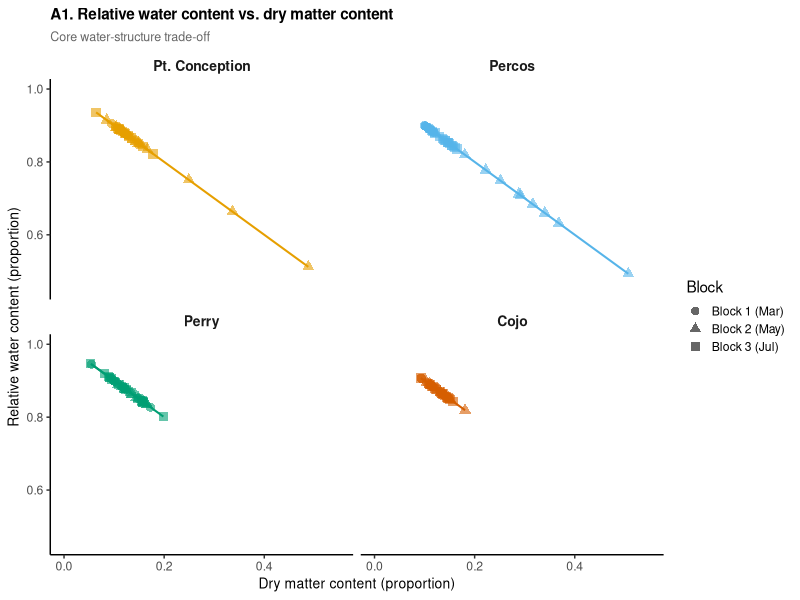
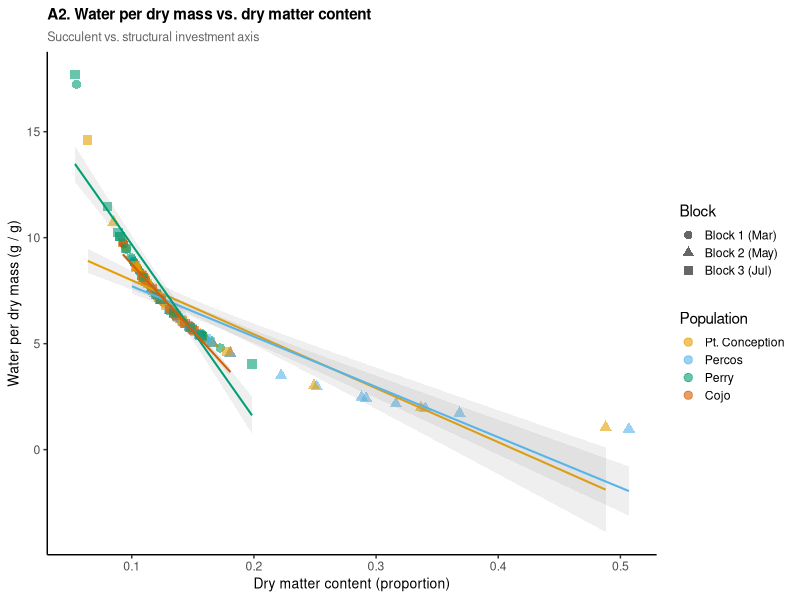
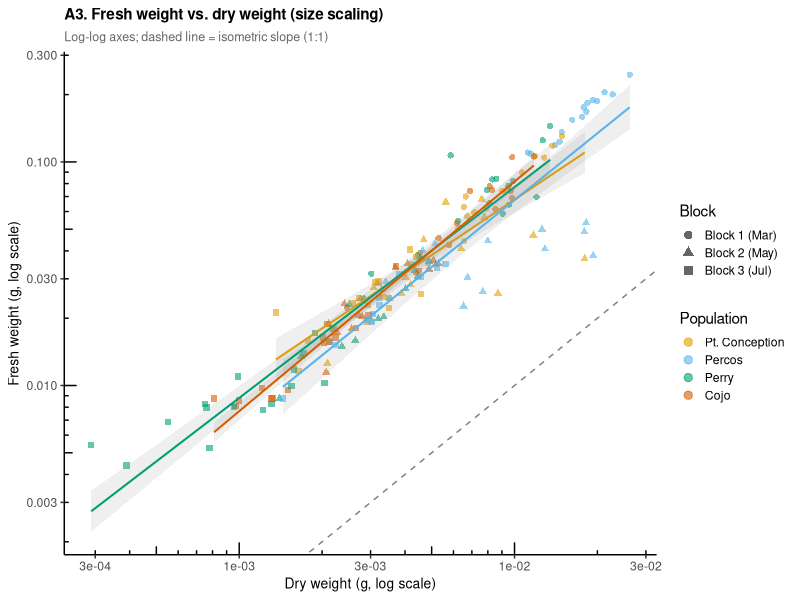
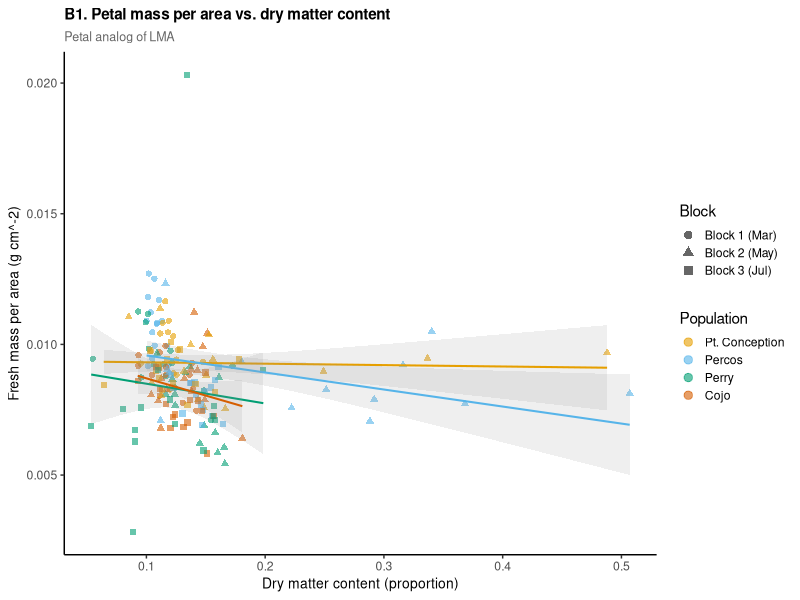
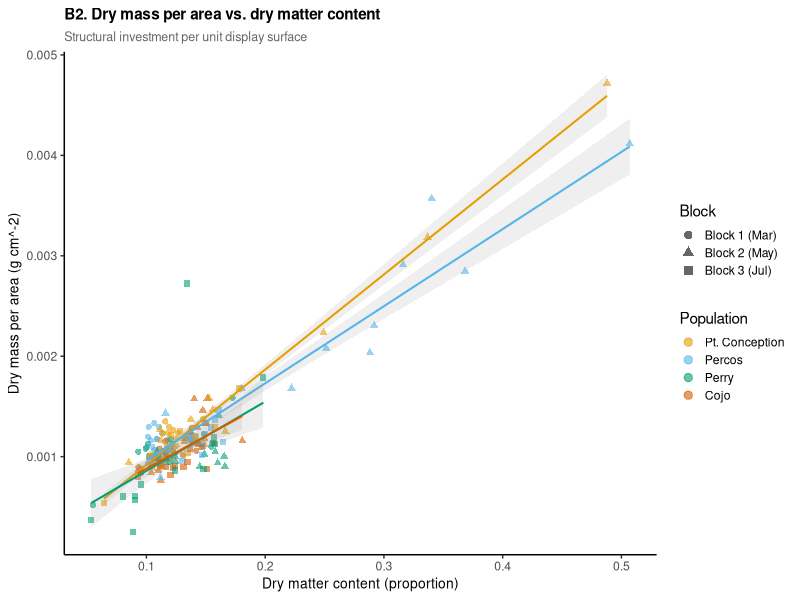
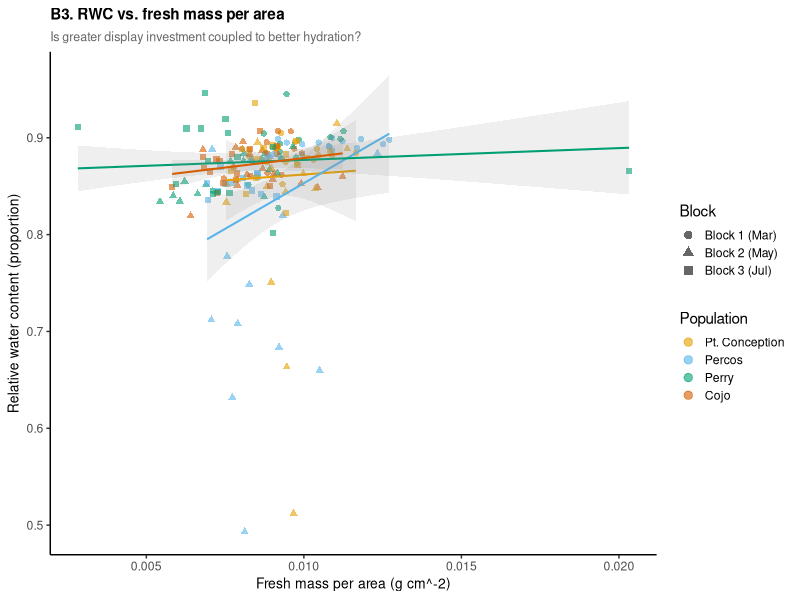
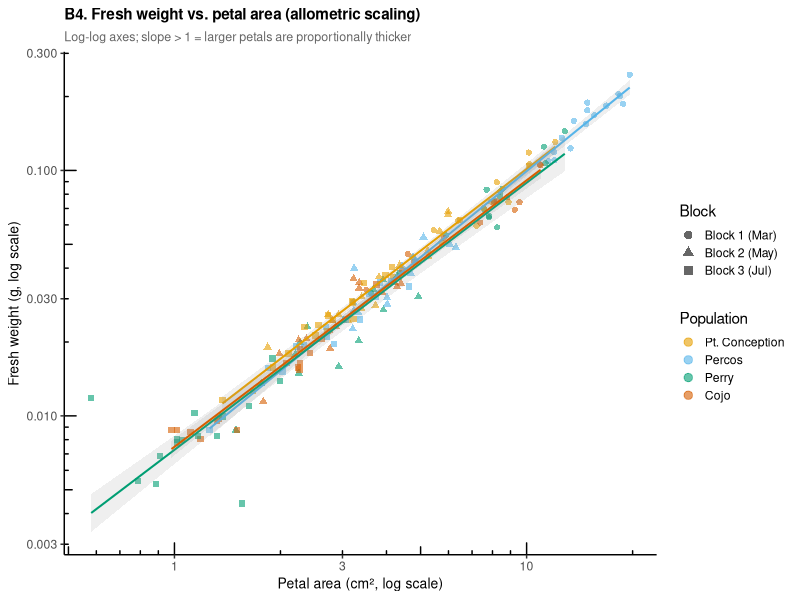
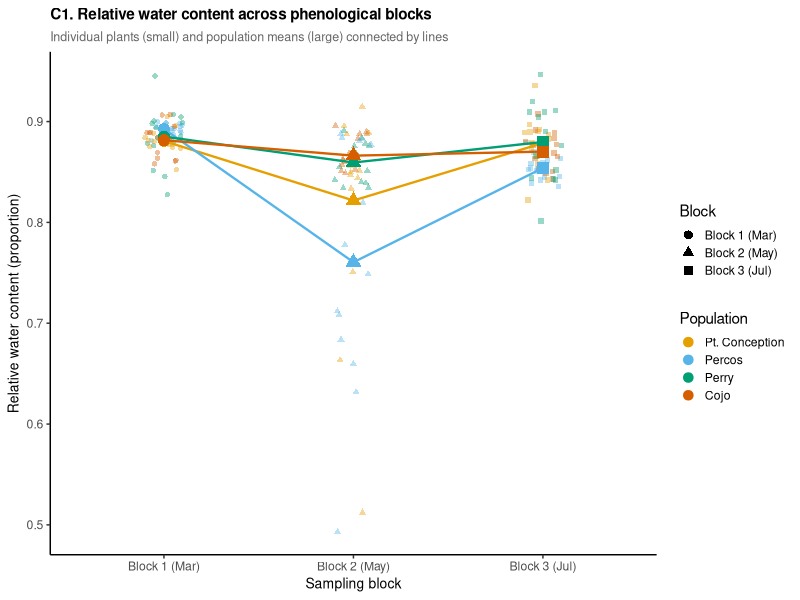

Recreate these plots in R, in order.
## ---- chunk 1
library(readr)
library(dplyr)
library(tidyr)
library(lubridate)
library(ggplot2)
## ---- chunk 2
# ------------------------------------------------------------
# DATA FILE
# Decision: use data/processed/petal_area_master.csv, the
# integrated weight + hand-area + segmented-area table (built by
# scripts/07-13), instead of the old raw petal_weight_2025.csv.
# Master carries one row per petal rather than one row per plant,
# because scripts/09-11 split out per-petal area measurements for
# the 4-petals-per-image buckets. We collapse back to one row per
# plant/date by keeping only "petal 1" -- the petal that was
# actually weighed. Where petal_number is blank on a "petal" row,
# that row predates the per-petal split and IS the one weighed
# petal for that plant, so it is identified as petal 1.
# Edge case: 2025-05-22 Cojo plant 1 has two such blank "petal"
# rows (scripts/12 couldn't tell them apart either -- see its
# "ambiguous, not guessed" skip logic), so both become
# petal_number 1 here. In practice this doesn't create a
# duplicate below: one of the two is missing dry_wgt and gets
# dropped by this chunk's own missing-data filter, leaving one.
# ------------------------------------------------------------
petal_master <- read_csv("../data/processed/petal_area_master.csv",
                         show_col_types = FALSE)

petal_raw <- petal_master |>
  mutate(petal_number = if_else(petal_flower == "petal" & is.na(petal_number),
                                1, petal_number)) |>
  filter(petal_flower != "petal" | petal_number == 1) |>
  rename(wet_wgt = wet_wgt_g, dry_wgt = dry_wgt_g)

# ------------------------------------------------------------
# AREA COLUMN
# Decision: assumed column name is "area_cm2". If your column
# is named differently (e.g. "petal_area"), change it here.
# All area-derived traits are computed only if this column
# exists; plots that need it are skipped silently if absent.
# ------------------------------------------------------------
area_col <- "area_cm2"
has_area <- area_col %in% names(petal_raw)

petal_data <- petal_raw |>
  # ----------------------------------------------------------
  # OUTLIER REMOVAL
  # Decision: retain the exclusion present in all three old
  # scripts. Cojo plant 1 block 1 was flagged; reason not
  # documented in scripts but consistent across all versions.
  # ----------------------------------------------------------
  filter(!(population == "Cojo" & plant == 1 & block == "1")) |>

  # ----------------------------------------------------------
  # RECORD TYPE FILTER
  # Decision: keep petals only. The raw file contains both
  # petal and whole-flower records; mixing them would corrupt
  # weight-based trait calculations.
  # ----------------------------------------------------------
  filter(petal_flower == "petal") |>

  # ----------------------------------------------------------
  # TYPE COERCION
  # Decision: coerce date, block, population, and weights
  # explicitly rather than relying on read_csv inference.
  # Block is a factor so ggplot shape mapping works cleanly.
  # petal_area_master.csv's date format isn't stable across
  # pipeline reruns (seen as both ISO YYYY-MM-DD and M/D/YY) --
  # try both rather than assuming one.
  # ----------------------------------------------------------
  mutate(
    date       = coalesce(ymd(date, quiet = TRUE), mdy(date, quiet = TRUE)),
    block      = factor(block, levels = c("1", "2", "3"),
                        labels = c("Block 1 (Mar)", "Block 2 (May)", "Block 3 (Jul)")),
    population = factor(population,
                        levels = c("Pt. Conception", "Percos", "Perry", "Cojo")),
    wet_wgt    = as.numeric(wet_wgt),
    dry_wgt    = as.numeric(dry_wgt)
  ) |>

  # ----------------------------------------------------------
  # IMPOSSIBLE-VALUE FILTER
  # Decision: remove rows where either weight is missing, zero,
  # or negative. A dry weight exceeding wet weight is physically
  # impossible and indicates a data entry or labelling error;
  # those rows are also removed. All exclusions are counted
  # below so you know how many rows were affected.
  # ----------------------------------------------------------
  filter(
    !is.na(wet_wgt), !is.na(dry_wgt),
    wet_wgt > 0, dry_wgt > 0,
    dry_wgt < wet_wgt          # dry must be less than fresh
  ) |>

  # ----------------------------------------------------------
  # CORE TRAIT CALCULATIONS
  # Decision: compute on raw proportion scale (not logit).
  # Logit is useful for modelling but obscures interpretation
  # in exploratory XY plots. RWC and DMC sum to 1 by definition
  # so only one needs to be plotted against the other -- both
  # are retained for flexibility.
  # ----------------------------------------------------------
  mutate(
    rwc              = (wet_wgt - dry_wgt) / wet_wgt,  # 0-1
    dmc              = dry_wgt / wet_wgt,               # 0-1
    water_per_dm     = (wet_wgt - dry_wgt) / dry_wgt,  # g water / g dry

    # ----------------------------------------------------------
    # AREA-DERIVED TRAITS
    # Decision: compute only when area column is present.
    # Units: weights in g -> mass per area in g cm^-2.
    # If weights are in g, multiply by 1000 here.
    # ----------------------------------------------------------
    fresh_per_area   = if (has_area) wet_wgt / .data[[area_col]] else NA_real_,
    dry_per_area     = if (has_area) dry_wgt / .data[[area_col]] else NA_real_,
    water_per_area   = if (has_area) (wet_wgt - dry_wgt) / .data[[area_col]] else NA_real_,

    # Coastal / inland grouping for optional faceting
    location_type = case_when(
      population %in% c("Percos", "Pt. Conception") ~ "Coastal",
      population %in% c("Cojo",   "Perry")           ~ "Inland",
      TRUE                                           ~ NA_character_
    )
  )

# Report how many rows survived cleaning
message(sprintf("Rows after cleaning: %d", nrow(petal_data)))
## ---- chunk 3
# ------------------------------------------------------------
# SHARED PLOT THEME AND PALETTE
# Decision: Okabe-Ito palette — colorblind-safe, 4 colors for
# 4 populations. Named so the mapping is explicit and identical
# across every plot regardless of factor level order.
# Decision: population = color (primary grouping),
#           block      = point shape (secondary, 3 levels ->
#                        circle / triangle / square).
# Decision: geom_smooth per population with lm + se shading.
#   This shows whether slopes differ across populations, which
#   is the key biological question. A single pooled line would
#   hide that variation.
# ------------------------------------------------------------

pop_colors <- c(
  "Pt. Conception" = "#E69F00",
  "Percos"         = "#56B4E9",
  "Perry"          = "#009E73",
  "Cojo"           = "#D55E00"
)

block_shapes <- c(
  "Block 1 (Mar)" = 16,   # filled circle
  "Block 2 (May)" = 17,   # filled triangle
  "Block 3 (Jul)" = 15    # filled square
)

base_theme <- theme_classic(base_size = 11) +
  theme(
    legend.position   = "right",
    legend.key.size   = unit(0.45, "cm"),
    strip.background  = element_blank(),
    strip.text        = element_text(face = "italic"),
    axis.title        = element_text(size = 10),
    plot.title        = element_text(size = 11, face = "bold"),
    plot.subtitle     = element_text(size = 9, color = "grey40")
  )

# Convenience wrapper: adds color + shape scales to every plot
pop_scales <- list(
  scale_color_manual(values = pop_colors, name = "Population"),
  scale_shape_manual(values = block_shapes, name = "Block"),
  guides(
    color = guide_legend(override.aes = list(size = 2.5, linetype = 0)),
    shape = guide_legend(override.aes = list(size = 2.5))
  )
)
## ---- chunk 4

ggplot(petal_data, aes(x = dmc, y = rwc,
                       color = population, shape = block)) +
  geom_point(alpha = 0.6, size = 2.8) +
  geom_smooth(aes(fill = population),
              method = "lm", se = TRUE, linewidth = 0.7,
              alpha = 0.15, show.legend = FALSE) +
  facet_wrap(~ population, nrow = 2, ncol = 2) +
  scale_color_manual(values = pop_colors, guide = "none") +
  scale_fill_manual(values = pop_colors, guide = "none") +
  scale_shape_manual(values = block_shapes, name = "Block") +
  guides(shape = guide_legend(override.aes = list(size = 2.5))) +
  coord_cartesian(xlim = c(0, 0.55), ylim = c(0.45, 1.0)) +
  labs(
    title    = "A1. Relative water content vs. dry matter content",
    subtitle = "Core water-structure trade-off",
    x        = "Dry matter content (proportion)",
    y        = "Relative water content (proportion)"
  ) +
  base_theme +
  theme(
    strip.text = element_text(size = 10, face = "bold")
  )
## ---- chunk 5

ggplot(petal_data, aes(x = dmc, y = water_per_dm,
                       color = population, shape = block)) +
  geom_point(alpha = 0.6, size = 2.8) +
  geom_smooth(aes(group = population, color = population),
              method = "lm", se = TRUE, linewidth = 0.7,
              alpha = 0.15, show.legend = FALSE) +
  pop_scales +
  labs(
    title    = "A2. Water per dry mass vs. dry matter content",
    subtitle = "Succulent vs. structural investment axis",
    x        = "Dry matter content (proportion)",
    y        = "Water per dry mass (g / g)"
  ) +
  base_theme
## ---- chunk 6

ggplot(petal_data, aes(x = dry_wgt, y = wet_wgt,
                       color = population, shape = block)) +
  geom_point(alpha = 0.6, size = 1.8) +
  geom_smooth(aes(group = population, color = population),
              method = "lm", se = TRUE, linewidth = 0.7,
              alpha = 0.15, show.legend = FALSE) +
  geom_abline(slope = 1, intercept = 0,
              linetype = "dashed", color = "grey50", linewidth = 0.5) +
  scale_x_log10() +
  scale_y_log10() +
  annotation_logticks(sides = "bl", size = 0.3) +
  pop_scales +
  labs(
    title    = "A3. Fresh weight vs. dry weight (size scaling)",
    subtitle = "Log-log axes; dashed line = isometric slope (1:1)",
    x        = "Dry weight (g, log scale)",
    y        = "Fresh weight (g, log scale)"
  ) +
  base_theme

slope_table <- petal_data |>
  group_by(population) |>
  summarise(
    n      = n(),
    slope  = lm(log10(wet_wgt) ~ log10(dry_wgt))$coefficients[2],
    r2     = summary(lm(log10(wet_wgt) ~ log10(dry_wgt)))$r.squared,
    .groups = "drop"
  ) |>
  mutate(
    slope = round(slope, 3),
    r2    = round(r2,    3)
  )

knitr::kable(
  slope_table,
  col.names = c("Population", "n", "Slope", "R²"),
)
## ---- chunk 7
# Soft skip: if no area column, print a note and set a flag
# that suppresses the following chunks.
if (!has_area) {
  cat(sprintf(
    "NOTE: column '%s' not found in data. Section B plots are skipped.\n",
    area_col
  ))
}
## ---- chunk 8

ggplot(petal_data, aes(x = dmc, y = fresh_per_area,
                       color = population, shape = block)) +
  geom_point(alpha = 0.6, size = 1.8) +
  geom_smooth(aes(group = population, color = population),
              method = "lm", se = TRUE, linewidth = 0.7,
              alpha = 0.15, show.legend = FALSE) +
  pop_scales +
  labs(
    title    = "B1. Petal mass per area vs. dry matter content",
    subtitle = "Petal analog of LMA",
    x        = "Dry matter content (proportion)",
    y        = "Fresh mass per area (g cm^-2)"
  ) +
  base_theme
## ---- chunk 9

ggplot(petal_data, aes(x = dmc, y = dry_per_area,
                       color = population, shape = block)) +
  geom_point(alpha = 0.6, size = 1.8) +
  geom_smooth(aes(group = population, color = population),
              method = "lm", se = TRUE, linewidth = 0.7,
              alpha = 0.15, show.legend = FALSE) +
  pop_scales +
  labs(
    title    = "B2. Dry mass per area vs. dry matter content",
    subtitle = "Structural investment per unit display surface",
    x        = "Dry matter content (proportion)",
    y        = "Dry mass per area (g cm^-2)"
  ) +
  base_theme
## ---- chunk 10

ggplot(petal_data, aes(x = fresh_per_area, y = rwc,
                       color = population, shape = block)) +
  geom_point(alpha = 0.6, size = 1.8) +
  geom_smooth(aes(group = population, color = population),
              method = "lm", se = TRUE, linewidth = 0.7,
              alpha = 0.15, show.legend = FALSE) +
  pop_scales +
  labs(
    title    = "B3. RWC vs. fresh mass per area",
    subtitle = "Is greater display investment coupled to better hydration?",
    x        = "Fresh mass per area (g cm^-2)",
    y        = "Relative water content (proportion)"
  ) +
  base_theme
## ---- chunk 11

ggplot(petal_data, aes(x = .data[[area_col]], y = wet_wgt,
                       color = population, shape = block)) +
  geom_point(alpha = 0.6, size = 1.8) +
  geom_smooth(aes(group = population, color = population),
              method = "lm", se = TRUE, linewidth = 0.7,
              alpha = 0.15, show.legend = FALSE) +
  scale_x_log10() +
  scale_y_log10() +
  annotation_logticks(sides = "bl", size = 0.3) +
  pop_scales +
  labs(
    title    = "B4. Fresh weight vs. petal area (allometric scaling)",
    subtitle = "Log-log axes; slope > 1 = larger petals are proportionally thicker",
    x        = "Petal area (cm², log scale)",
    y        = "Fresh weight (g, log scale)"
  ) +
  base_theme
## ---- chunk 12

# Compute population x block means for connecting lines
means_rwc <- petal_data |>
  group_by(population, block) |>
  summarise(rwc = mean(rwc, na.rm = TRUE), .groups = "drop")

ggplot(petal_data, aes(x = block, y = rwc, color = population)) +
  geom_jitter(aes(shape = block), width = 0.1, alpha = 0.4, size = 1.5) +
  geom_line(data = means_rwc,
            aes(group = population), linewidth = 0.8) +
  geom_point(data = means_rwc,
             aes(shape = block), size = 3.5, stroke = 0.8) +
  pop_scales +
  labs(
    title    = "C1. Relative water content across phenological blocks",
    subtitle = "Individual plants (small) and population means (large) connected by lines",
    x        = "Sampling block",
    y        = "Relative water content (proportion)"
  ) +
  base_theme
## ---- chunk 13

means_dmc <- petal_data |>
  group_by(population, block) |>
  summarise(dmc = mean(dmc, na.rm = TRUE), .groups = "drop")

ggplot(petal_data, aes(x = block, y = dmc, color = population)) +
  geom_jitter(aes(shape = block), width = 0.1, alpha = 0.4, size = 1.5) +
  geom_line(data = means_dmc,
            aes(group = population), linewidth = 0.8) +
  geom_point(data = means_dmc,
             aes(shape = block), size = 3.5, stroke = 0.8) +
  pop_scales +
  labs(
    title    = "C2. Dry matter content across phenological blocks",
    subtitle = "Individual plants (small) and population means (large) connected by lines",
    x        = "Sampling block",
    y        = "Dry matter content (proportion)"
  ) +
  base_theme
## ---- chunk 14

means_area <- petal_data |>
  group_by(population, block) |>
  summarise(area = mean(.data[[area_col]], na.rm = TRUE), .groups = "drop")

ggplot(petal_data, aes(x = block, y = .data[[area_col]], color = population)) +
  geom_jitter(aes(shape = block), width = 0.1, alpha = 0.4, size = 1.5) +
  geom_line(data = means_area,
            aes(y = area, group = population), linewidth = 0.8) +
  geom_point(data = means_area,
             aes(y = area, shape = block), size = 3.5, stroke = 0.8) +
  pop_scales +
  labs(
    title    = "C3. Petal area across phenological blocks",
    subtitle = "Do flowers get smaller as season progresses?",
    x        = "Sampling block",
    y        = "Petal area (cm²)"
  ) +
  base_theme
## ---- chunk 15
# ------------------------------------------------------------------
# FLAG EXTREME PERCOS RECORDS
# Decision: define "extreme" as the top 5% of DMC values within
# Percos only (rather than a fixed threshold). This adapts to
# whatever the actual data range is, and avoids hard-coding a
# number that might exclude too many or too few records.
# ------------------------------------------------------------------
percos_dmc_cutoff <- petal_data |>
  filter(population == "Percos") |>
  summarise(q95 = quantile(dmc, 0.95, na.rm = TRUE)) |>
  pull(q95)

petal_data <- petal_data |>
  mutate(
    percos_extreme = population == "Percos" & dmc >= percos_dmc_cutoff
  )

message(sprintf(
  "Percos 95th-percentile DMC cutoff: %.3f  |  n extreme records: %d",
  percos_dmc_cutoff,
  sum(petal_data$percos_extreme, na.rm = TRUE)
))
## ---- chunk 16

# Population x block means for overlay
pop_block_means <- petal_data |>
  group_by(population, block) |>
  summarise(
    dmc_mean = mean(dmc, na.rm = TRUE),
    rwc_mean = mean(rwc, na.rm = TRUE),
    .groups  = "drop"
  )

ggplot(petal_data, aes(x = dmc, y = rwc,
                       color = population, shape = population)) +
  geom_point(alpha = 0.45, size = 1.6) +
  # Population means as larger solid points
  geom_point(data = pop_block_means,
             aes(x = dmc_mean, y = rwc_mean,
                 color = population, shape = population),
             size = 4, stroke = 0.8) +
  facet_wrap(~ block, nrow = 1, scales = "fixed") +
  # Decision: use population for both color AND shape here
  # (block is on the facet axis, so shape encodes population
  # instead — makes within-panel population ID easier).
  scale_color_manual(values = pop_colors, name = "Population") +
  scale_shape_manual(
    values = c(
      "Pt. Conception" = 16,
      "Percos"         = 17,
      "Perry"          = 15,
      "Cojo"           = 18
    ),
    name = "Population"
  ) +
  labs(
    title    = "D1. RWC vs. DMC - faceted by block",
    subtitle = "Large points = population means. Fixed axes across panels.",
    x        = "Dry matter content (proportion)",
    y        = "Relative water content (proportion)"
  ) +
  base_theme +
  theme(
    strip.text      = element_text(size = 9, face = "bold"),
    legend.position = "right"
  )
## ---- chunk 17

ggplot(petal_data,
       aes(x = population, y = dmc, color = population, fill = population)) +
  geom_violin(alpha = 0.15, linewidth = 0.5, trim = TRUE) +
  geom_jitter(width = 0.12, alpha = 0.5, size = 1.2) +
  stat_summary(fun = mean, geom = "crossbar",
               width = 0.4, linewidth = 0.6,
               color = "grey20", fatten = 1) +
  facet_wrap(~ block, nrow = 1) +
  scale_color_manual(values = pop_colors, guide = "none") +
  scale_fill_manual(values  = pop_colors, guide = "none") +
  labs(
    title    = "D2. DMC distributions by population and block",
    subtitle = "Horizontal bar = mean. Long right tail in Percos = high-DMC outliers.",
    x        = NULL,
    y        = "Dry matter content (proportion)"
  ) +
  base_theme +
  theme(
    axis.text.x  = element_text(angle = 30, hjust = 1, size = 8),
    strip.text   = element_text(size = 9, face = "bold")
  )
## ---- chunk 18
# A simple count table so you know what n survived cleaning
# per population x block.
petal_data |>
  count(population, block, location_type) |>
  tidyr::pivot_wider(names_from = block, values_from = n,
                     values_fill = 0) |>
  knitr::kable(
    caption = "Sample sizes after cleaning (n plants per population x block)"
  )
